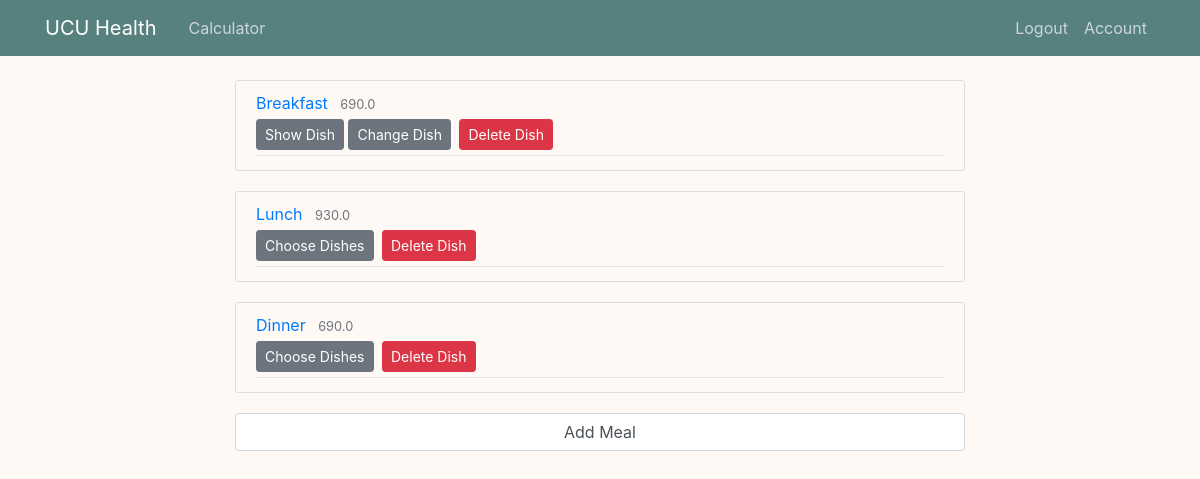
/main (signed in), run on an earlier commit of the app's database.
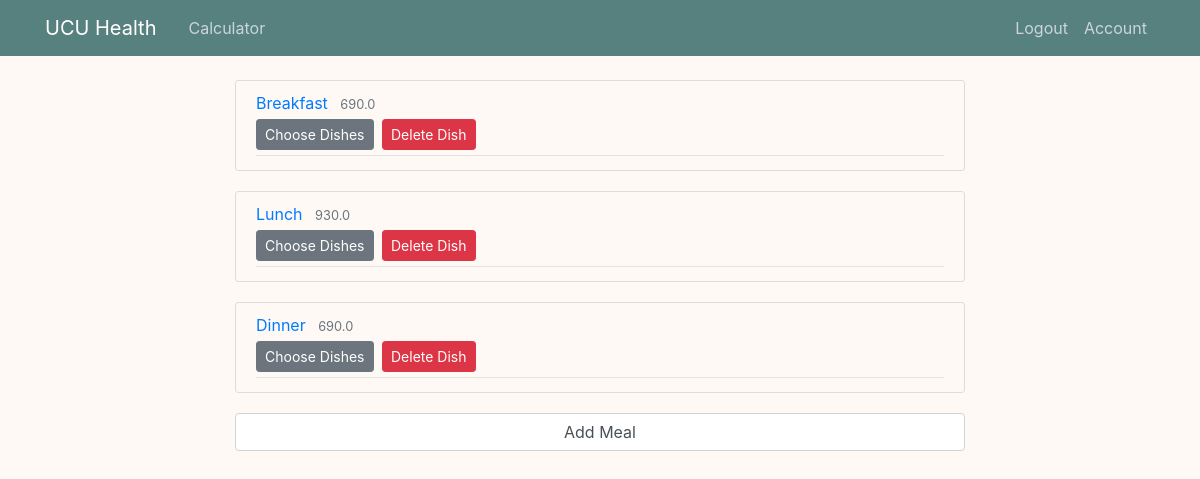
And on a later commit of the database.
### main/models.py (models this page shows, shortened)
class Meal(db.Model):
    id = db.Column(db.Integer, primary_key = True)
    name = db.Column(db.String(30), nullable = False)
    calories = db.Column(db.Float, nullable = False)
    proteins = db.Column(db.Float, nullable = False)
    carbs = db.Column(db.Float, nullable = False)
    fats = db.Column(db.Float, nullable = False)
    choicen = db.Column(db.Integer, nullable = False, default = 0)
    date_added = db.Column(db.DateTime, nullable = False,
        default = datetime.date(datetime.utcnow()))
    user_id = db.Column(db.Integer, db.ForeignKey("user.id"), default = 0)
    dishes = db.relationship('Dish', backref = 'meal', lazy=True)

### main/routes.py (the view, shortened to what this page needs)
@app.route("/", methods=['GET', 'POST'])
@app.route("/main", methods=['GET', 'POST'])
def main():
    if not current_user.is_authenticated:
        return render_template('home.html', title = 'Home')
    meals = Meal.query.filter_by(date_added = datetime(*tuple(map(int,
            datetime.utcnow().strftime('%Y-%m-%d').split('-')))), user_id = current_user.id).all()
    return render_template('main.html', title = 'Main', meals = meals)

### main/models.py (called while the page is built)
@login_manager.user_loader
def load_user(user_id):
    return User.query.get(int(user_id))

### main/templates/main.html (shortened to what this page needs)
{% extends "layout.html" %}
{% block content %}
<form method="POST" action="">
  {% for meal in meals %}
  <article class="media content-section">
    <div class="media-body">
    <div class="article-metadata">
        <a class="mr-2" href="#">{{ meal.name }}</a>
        <small class="text-muted">{{ meal.calories }}</small>
        <div>
            {% if meal.choicen == False %}
              <a class="btn btn-secondary btn-sm mt-1 mb-1" href="{{url_for('choose_dishes', meal_id = meal.id)}}">Choose Dishes</a>
            {% else %}
              <a class="btn btn-secondary btn-sm mt-1 mb-1" href="{{url_for('show_dish', meal_id = meal.id)}}">Show Dish</a>
              <a class="btn btn-secondary btn-sm mt-1 mb-1" href="{{url_for('view_dishes', meal_id = meal.id)}}">Change Dish</a>
            {% endif %}
            <a class="btn btn-danger btn-sm m-1" href="{{url_for('delete_meal', meal_id = meal.id)}}">Delete Dish</a>
        </div>
  </article>
  {% endfor %}
  <form method="POST" action="">
    <div class="form-group">
      <input type="submit", name="submit_button", value="Add Meal", class="form-control", id="all_meal">
    </div>
  </form>
</form>
{% endblock content %}

### main/templates/layout.html (shortened to what this page needs)
<!DOCTYPE html>
<html>
  <head>
    <link
      rel="stylesheet"
      href="https://maxcdn.bootstrapcdn.com/bootstrap/4.0.0/css/bootstrap.min.css"
 />
    <link
      rel="stylesheet"
      type="text/css"
      href="{{ url_for('static', filename='main.css') }}" />
  </head>
  <body>
    <header class="site-header">
      <nav class="navbar navbar-expand-lg navbar-dark bg-steel fixed-top">
        <div class="container">
          <a class="navbar-brand mr-4" href="{{ url_for('main') }}">UCU Health</a>
          <div class="collapse navbar-collapse" id="navbarToggle">
            <div class="navbar-nav mr-auto">
              <a class="nav-item nav-link" href="{{ url_for('calculator') }}">Calculator</a>
            </div>
            <div class="navbar-nav">
            {% if current_user.is_authenticated %}
              <a class="nav-item nav-link" href="{{ url_for("logout") }}">Logout</a>
              <a class="nav-item nav-link" href="{{ url_for("account") }}">Account</a>
            {% else %}
              <a class="nav-item nav-link" href="{{ url_for("login") }}">Login</a>
              <a class="nav-item nav-link" href="{{ url_for("register") }}">Register</a>
            {% endif %}
            </div>
          </div>
        </div>
      </nav>
    </header>
    <main role="main" class="container">
      <div class="row">
        <div class="col-md-8">
          {% block content %}{% endblock %}
        </div>
    </main>
  </body>
</html>

### main/static/main.css (style rules this page uses)
body { background: #fff9f5; color: #333333; margin-top: 5rem; }
.row { display: flex; justify-content: center; align-items: center; }
.bg-steel { background-color: #57817f; }
.site-header .navbar-nav .nav-link { color: #cbd5db; }
.content-section { background: #fff9f5;; padding: 10px 20px; border: 1px solid #dddddd; border-radius: 3px; margin-bottom: 20px; }
.article-metadata { padding-bottom: 1px; margin-bottom: 4px; border-bottom: 1px solid #e3e3e3 }

What changed in the data, as far as the page shows it:
changed Meal "Breakfast": choicen "Show Dish Change Dish" → "Choose Dishes"
